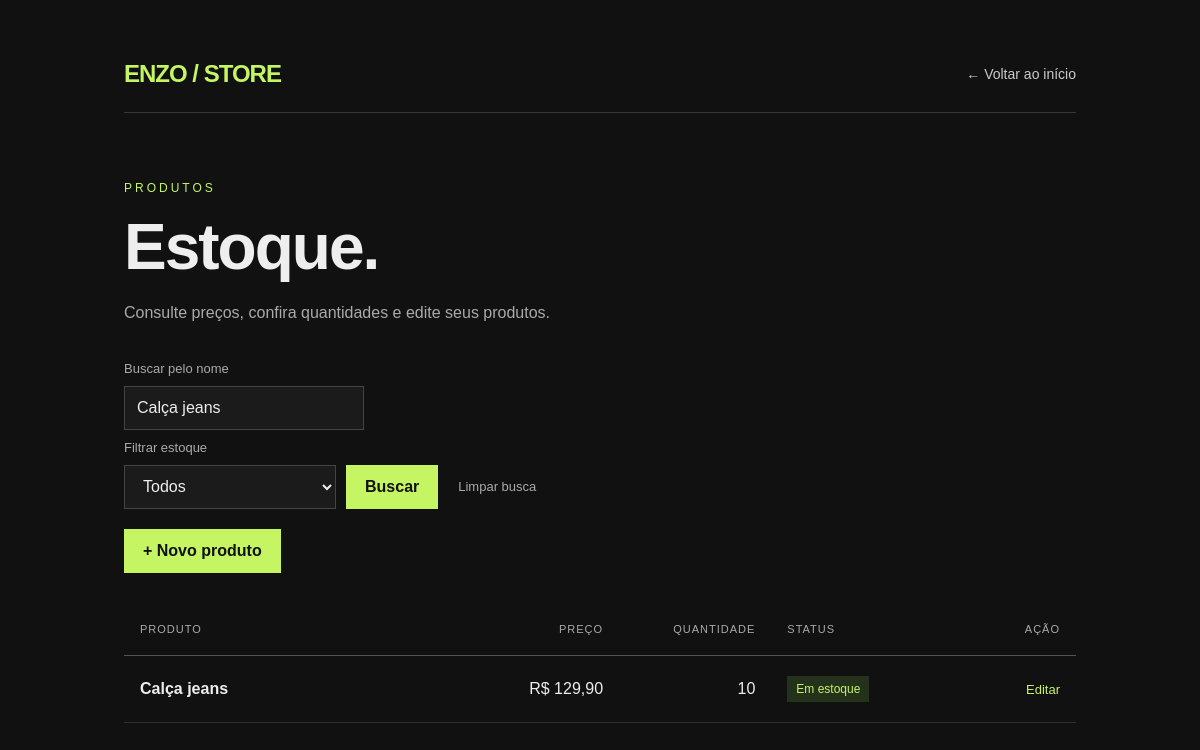
The app's page /estoque.php?busca=Calça jeans (signed in) with its own data.
### tables this page shows
CREATE TABLE produtos (
 id INT AUTO_INCREMENT PRIMARY KEY,
 nome VARCHAR(100) NOT NULL,
 preco DECIMAL(10,2) NOT NULL,
 quantidade INT NOT NULL
);

### estoque.php (the view, shortened to what this page needs)
<?php
$busca = trim($_GET["busca"] ?? "");
$termo = "%" . $busca . "%";
$filtro = $_GET["estoque"] ?? "";
$sql = "SELECT * FROM produtos WHERE nome LIKE ?";
$sql .= " ORDER BY nome";
$comando = mysqli_prepare($conexao, $sql);
mysqli_stmt_bind_param($comando, "s", $termo);
mysqli_stmt_execute($comando);
$resultado = mysqli_stmt_get_result($comando);
?>
<!DOCTYPE html>
<html lang="pt-br">
<head>
    <link rel="stylesheet" href="estilo.css">
</head>
<body>
    <div class="container">
        <header class="topo">
            <a href="index.php" class="marca">ENZO / STORE</a>
            <a href="index.php" class="voltar">← Voltar ao início</a>
        </header>
        <main>
            <div class="introducao">
                <span class="etiqueta">Produtos</span>
                <h1>Estoque.</h1>
                <p class="descricao">
                    Consulte preços, confira quantidades e edite seus produtos.
                </p>
            </div>
            <div class="acoes-estoque">
                <form action="estoque.php" method="GET" class="busca">
                    <label for="busca">Buscar pelo nome</label>
                    <input
                        type="text"
                        id="busca"
                        name="busca"
                        placeholder="Ex.: Camiseta Denim"
                        value="<?php echo htmlspecialchars($busca, ENT_QUOTES, 'UTF-8'); ?>"
                    >
                    <label for="filtro-estoque">Filtrar estoque</label>
<select name="estoque" id="filtro-estoque">
    <option value="" <?php if ($filtro === "") echo "selected"; ?>>
        Todos
    </option>
</select>
                    <button type="submit" class="botao">Buscar</button>
                    <a href="estoque.php" class="link-discreto">
                        Limpar busca
                    </a>
                </form>
                <a href="cadProduto01.php" class="botao">
                    + Novo produto
                </a>
            </div>
            <?php if (mysqli_num_rows($resultado) == 0) { ?>
                <p class="vazio">Nenhum produto encontrado.</p>
            <?php } else { ?>
                <div class="tabela-container">
                    <table class="tabela tabela-estoque">
                        <thead>
                            <tr>
                                <th scope="col">Produto</th>
                                <th scope="col" class="numero">Preço</th>
                                <th scope="col" class="numero">Quantidade</th>
                                <th scope="col">Status</th>
                                <th scope="col">Ação</th>
                            </tr>
                        </thead>
                        <tbody>
                            <?php while ($produto = mysqli_fetch_assoc($resultado)) { ?>
                                <tr>
                                    <td>
                                        <?php
                                        echo htmlspecialchars(
                                            $produto["nome"],
                                            ENT_QUOTES,
                                            "UTF-8"
                                        );
                                        ?>
                                    </td>
                                    <td class="numero">
                                        R$ <?php echo number_format($produto["preco"], 2, ",", "."); ?>
                                    </td>
                                    <td class="numero">
                                        <?php echo (int) $produto["quantidade"]; ?>
                                    </td>
                                    <td>
                                        <?php if ($produto["quantidade"] > 5) { ?>
                                            <span class="status disponivel">
                                                Em estoque
                                            </span>
                                        <?php } elseif ($produto["quantidade"] >= 1) { ?>
                                            <span class="status baixo">
                                                Pouco em estoque
                                            </span>
                                        <?php } else { ?>
                                            <span class="status esgotado">
                                                Esgotado
                                            </span>
                                        <?php } ?>
                                    </td>
                                    <td>
                                        <a
                                            href="editarProduto01.php?id=<?php echo (int) $produto["id"]; ?>"
                                            class="editar"
                                        >
                                            Editar
                                        </a>
                                    </td>
                                </tr>
                            <?php } ?>
                        </tbody>
                    </table>
                </div>
            <?php } ?>
        </main>
    </div>
</body>
</html>

### estilo.css (style rules this page uses)
* { box-sizing: border-box; }
body { margin: 0; background: #111111; color: #eeeeee; font-family: Arial, sans-serif; }
.container { max-width: 1000px; margin: 0 auto; padding: 60px 24px; }
.topo { display: flex; justify-content: space-between; align-items: center; gap: 20px; padding-bottom: 24px; border-bottom: 1px solid #383838; }
.marca { color: #c5f563; font-size: 24px; font-weight: bold; letter-spacing: -1px; text-decoration: none; }
.introducao { margin: 65px 0 35px; }
.etiqueta { color: #c5f563; font-size: 12px; letter-spacing: 3px; text-transform: uppercase; }
h1 { margin: 14px 0; font-size: clamp(38px, 7vw, 64px); letter-spacing: -2px; }
.descricao { color: #aaaaaa; line-height: 1.6; }
.voltar { color: #cccccc; font-size: 14px; text-decoration: none; }
.acoes-estoque { display: flex; justify-content: space-between; align-items: center; flex-wrap: wrap; gap: 20px; margin-bottom: 30px; }
.busca { display: flex; align-items: center; flex-wrap: wrap; gap: 10px; }
.busca label { width: 100%; color: #aaaaaa; font-size: 13px; }
.busca input { width: 240px; max-width: 100%; padding: 12px; border: 1px solid #444444; border-radius: 0; background: #1b1b1b; color: #eeeeee; font: inherit; }
.botao { display: inline-block; padding: 12px 18px; border: 1px solid #c5f563; background: #c5f563; color: #111111; font: inherit; font-weight: bold; text-decoration: none; cursor: pointer; }
.link-discreto { padding: 10px; color: #aaaaaa; font-size: 13px; text-decoration: none; }
.tabela-container { overflow-x: auto; }
.tabela { width: 100%; border-collapse: collapse; text-align: left; }
.tabela th { padding: 16px; border-bottom: 1px solid #555555; color: #aaaaaa; font-size: 11px; font-weight: normal; letter-spacing: 1px; text-transform: uppercase; }
.tabela td { padding: 22px 16px; border-bottom: 1px solid #303030; }
.tabela .numero { text-align: right; white-space: nowrap; }
.status { display: inline-block; padding: 6px 9px; font-size: 12px; white-space: nowrap; }
.disponivel { background: #25321b; color: #c5f563; }
.editar { color: #c5f563; font-size: 13px; text-decoration: none; }
.tabela-estoque { min-width: 740px; table-layout: fixed; }
.tabela-estoque th:nth-child(1) { width: 34%; }
.tabela-estoque th:nth-child(2) { width: 18%; }
.tabela-estoque th:nth-child(3) { width: 16%; }
.tabela-estoque th:nth-child(4) { width: 22%; }
.tabela-estoque th:nth-child(5) { width: 10%; }
.tabela-estoque th, .tabela-estoque td { padding: 20px 16px; }
.tabela-estoque td:first-child { font-weight: bold; overflow-wrap: anywhere; }
.tabela-estoque th:last-child, .tabela-estoque td:last-child { text-align: right; }
.busca select { max-width: 100%; min-height: 44px; padding: 10px 14px; border: 1px solid #444444; border-radius: 0; background: #1b1b1b; color: #eeeeee; font: inherit; }

### records on screen
produtos: nome "Calça jeans", preco "129,90", quantidade "10", shows "Em estoque"
